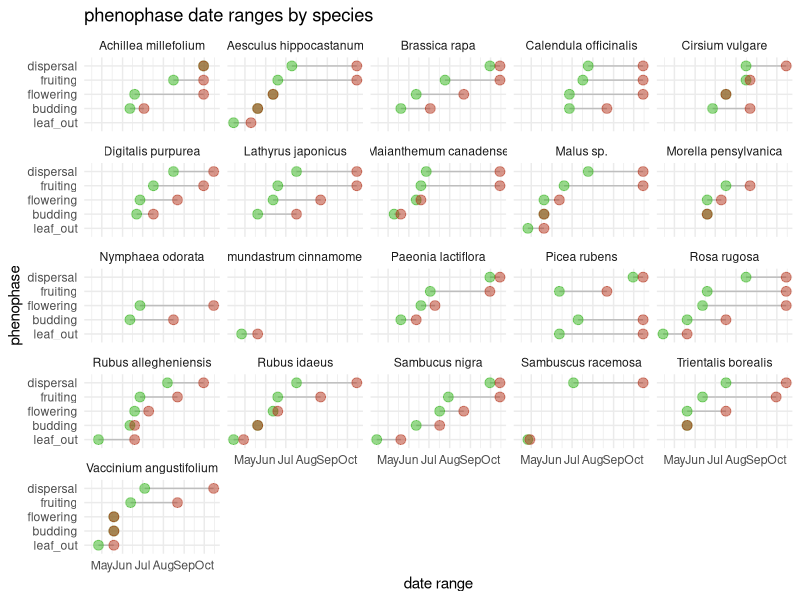
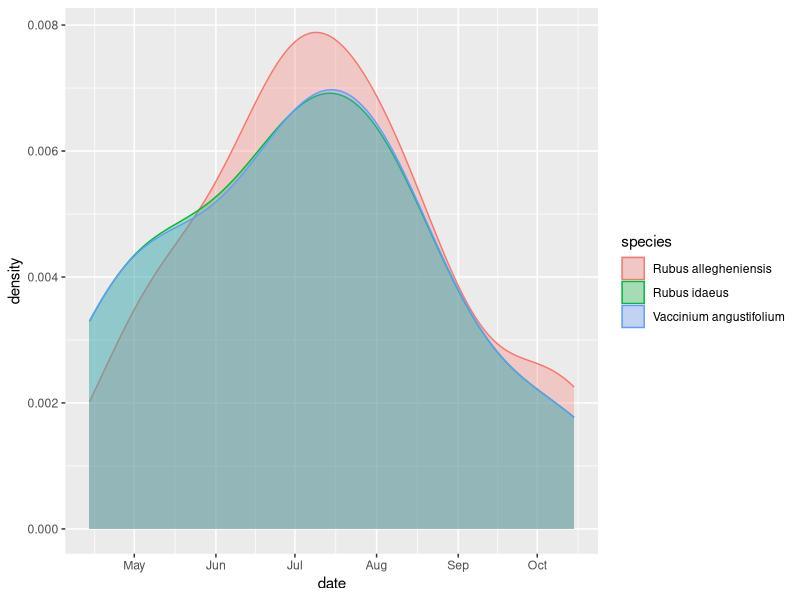
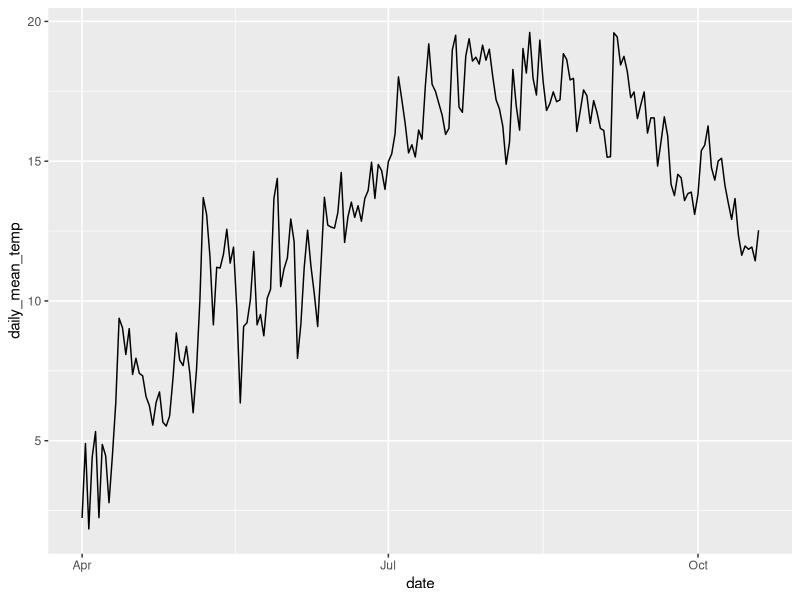
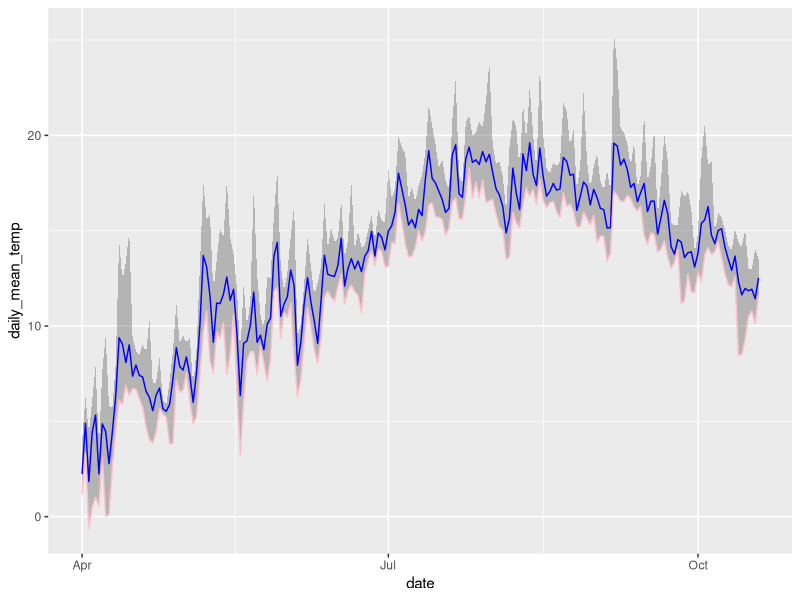

Source code (R) for these figures, in order: (Note: this script raises an error after producing the figures.)
## ---- chunk 1
library(tidyverse)
library(broom)
library(readr)
library(dplyr)
library(forcats)
library(lubridate)
## ---- chunk 2
# hurricane_plants <- read_csv("../data/hurricane_plants.csv")

hurricane_plants <- read_csv("../data/hurricane_plants.csv", 
    col_types = cols(date = col_date(format = "%m/%d/%Y")))

weather_data <- read_csv("../data/neracoos_buoy_data.csv")
## ---- chunk 3
# arrange variables in logical order
hurricane_plants <- relocate(hurricane_plants, 
       date, 
       life_form, 
       species, 
      # common_name,
       initial_emergence,
       breaking_leaf_buds_count,
       leaf_presence,
       percent_unfolded_leaves,
       unfolded_leaves_count,
       percent_full_size_leaf,
       percent_leaves_colorful,
       fallen_leaf_presence,
       breaking_needle_bud_count,
       young_needle_count,
       percent_stalk_growth,
       percent_fiddlehead_unrolled,
       buds_and_flowers_count,
       percent_open_flowers,
       pollen_amount,
       pollen_cone_count,
       percent_open_pollen_cones,
       fruit_count,
       unripe_seed_cone_count, 
       percent_ripe_fruits,
       ripe_seed_cone_count,
       dropped_fruit_count,
       notes
       )

# remove empty rows, where life_form is NA 
hurricane_plants <- hurricane_plants %>% 
  filter(!is.na(life_form))
## ---- chunk 4
# first emergence column creation
hurricane_plants_join <- hurricane_plants %>%
  # mutate(date = as.Date(date)) %>%
  group_by(species, initial_emergence) %>% 
  filter(date == min(date)) %>% 
  slice(1) %>% # takes the first occurrence if there is a tie
  ungroup() %>%
  filter(initial_emergence == "TRUE") %>%
  dplyr::select(date, species, first_emergence=initial_emergence)

hurricane_plants <- hurricane_plants %>%
  full_join(hurricane_plants_join, join_by(date, species))
## ---- chunk 5
# create leafing out phenophase
hurricane_plants <- hurricane_plants %>%
  mutate(leaf_out = case_when(
    breaking_leaf_buds_count > 0 & percent_unfolded_leaves < 1 ~ T,
    percent_unfolded_leaves > 0 & percent_unfolded_leaves < 1 ~ T,
    breaking_needle_bud_count > 0 ~ T,
    percent_stalk_growth > 0 & percent_stalk_growth < 1 ~ T,
    .default = F
  ))
  
# create budding phenophase
hurricane_plants <- hurricane_plants %>%
  mutate(budding = case_when(
    buds_and_flowers_count > 0 & percent_open_flowers < 1 ~ T,
    pollen_cone_count > 0 ~ T,
    .default = F
  ))

# create flowering phenophase
hurricane_plants <- hurricane_plants %>%
  mutate(flowering = case_when(
    percent_open_flowers > 0 & buds_and_flowers_count > 0 ~ T,
    pollen_amount != "none" ~ T,
    .default = F
  ))

# create fruiting phenophase
hurricane_plants <- hurricane_plants %>%
  mutate(fruiting = case_when(
    fruit_count > 0 ~ T,
    unripe_seed_cone_count > 0 ~ T,
    .default = F
  ))

# create dispersal phenophase
hurricane_plants <- hurricane_plants %>%
  mutate(dispersal = case_when(
    percent_ripe_fruits > 0 ~ T,
    ripe_seed_cone_count > 1 ~ T,
    dropped_fruit_count > 0 ~ T,
    .default = F
  ))
## ---- chunk 6
# join first emergence to phenophase dataframe
# hurricane_plants <- hurricane_plants %>%
#   full_join(hurricane_plants_join, join_by(species))

# pivot longer
hurricane_plants_long <- hurricane_plants %>%
  pivot_longer(
    cols = c(leaf_out : dispersal), 
    names_to = "phenophase"
  ) %>%
  filter(value == "TRUE") %>%
  group_by(species, phenophase) %>%
  summarize(start_date = min(date), 
            end_date = max(date))

# plot
as.data.frame(hurricane_plants_long) %>%
  #fct_relevel(f) 
  # mutate(phenophase = as.character(phenophase)) %>%
  # fct_relevel(phenophase, c("leaf_out", "budding", "flowering", "fruiting", "dispersal")) %>%
ggplot() +
  geom_segment( aes(x=(fct_relevel(phenophase, c("leaf_out", "budding", "flowering", "fruiting", "dispersal"))), xend=(fct_relevel(phenophase, c("leaf_out", "budding", "flowering", "fruiting", "dispersal"))), y=start_date, yend=end_date), color="grey") +
  geom_point(aes(x=(fct_relevel(phenophase, c("leaf_out", "budding", "flowering", "fruiting", "dispersal"))), y=start_date), color=rgb(0.2,0.7,0.1,0.5), size=3 ) +
  geom_point(aes(x=(fct_relevel(phenophase, c("leaf_out", "budding", "flowering", "fruiting", "dispersal"))), y=end_date), color=rgb(0.7,0.2,0.1,0.5), size=3 ) +
  coord_flip()+
  facet_wrap(~ species) +
  theme_minimal() +
  theme(
    legend.position = "none",
  ) +
  labs(x = "phenophase",
       y = "date range",
       title = "phenophase date ranges by species")
## ---- chunk 7
#comparisons with raspberry, blackberry, and blueberry
hurricane_plants %>%
  filter(species %in% c("Rubus allegheniensis", "Vaccinium angustifolium", "Rubus idaeus"),
         percent_ripe_fruits >= 0) %>%
  ggplot(
    aes(x = date, color = species, fill = species,)) +
    geom_density(alpha = 0.3)
   # scale_color_viridis(discrete = TRUE) +
   # scale_fill_viridis(discrete = TRUE)
#This isn't quite what I want here. not sure it should be a density plot cuz i wanna specify that the y axis should be percent ripe fruit. Maybe it should be a histogram instead? R is hard.
## ---- chunk 8
# lubridate weather entries, calculate useful daily temperatures
weather_data <- weather_data %>%
  mutate(time = ymd_hms(time),
         month = month(time),
         day = day(time),
         date = as_date(round_date(time, unit = "day"))) %>%
  mutate(air_temperature = as.numeric(air_temperature)) %>%
  group_by(date) %>%
  summarize(daily_mean_temp = mean(air_temperature, na.rm = TRUE),
            daily_min_temp = min(air_temperature, na.rm = TRUE),
            daily_max_temp = max(air_temperature, na.rm = TRUE),
            daily_sd_temp = sd(air_temperature, na.rm = TRUE))

# glimpse weather data
glimpse(weather_data)
## ---- chunk 9
# set species minimums for temperatures and calculate total days above "frosts"
weather_data %>%
  group_by(date) %>%
  mutate(yarrow_temp_above = case_when(daily_mean_temp > 5 ~ 1, 
                                       TRUE ~ 0),
         apple_temp_above = case_when(daily_mean_temp > 12 ~ 1, 
                                       TRUE ~ 0)) %>% #find relevant temperatures, name by species, and join to hurricane_plants by this variable (dates after critical period)
  pivot_longer(cols = c(yarrow_temp_above, apple_temp_above), names_to = "species_germ", values_to = "germination_possible") %>%
  filter(germination_possible == 1) %>% #earliest non-frost or favourable germination date
  group_by(species_germ) %>%
  slice_min(date, n = 1)
## ---- chunk 10
# line plot daily mean temperature
ggplot(weather_data, aes(x=date, y=daily_mean_temp)) +
  geom_line() 
## ---- chunk 11
# plot ribbon of daily temperature readings
weather_data %>%
  ggplot(aes(x = date)) +
    geom_ribbon(aes(y = daily_mean_temp, ymin = daily_min_temp, ymax = daily_max_temp), alpha = 0.3) +
    geom_line(aes(y = daily_mean_temp), color = "blue") +
    geom_line(aes(y = daily_min_temp), color = "pink") 
## ---- chunk 12
hurricane_climate <- read_file("../data/hurricane_climate.sdb")
